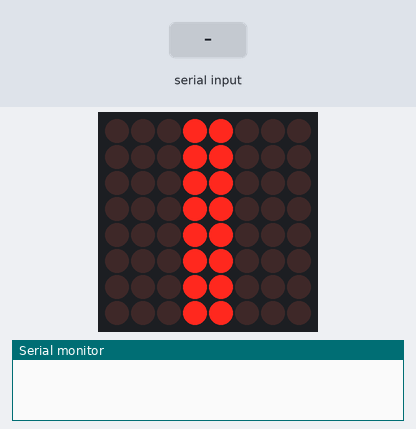
This sketch was run on a simulated Arduino Uno, built with avr-gcc and run on an emulated ATmega328P. Shown: 8×8 LED matrix, the last lines printed to the serial monitor. The inputs (shaded band) are chosen by the test bench.

Above: at 1.2 s.
1.3 s: "1" received over Serial
At 3.8 s:
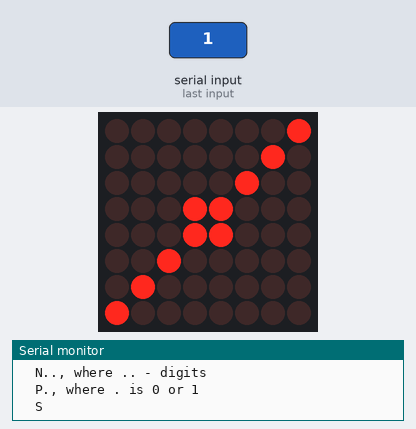
4.3 s: "0" received over Serial
At 5.4 s:
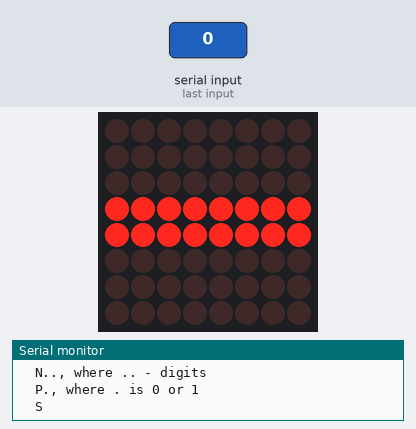
Timing chart, 0 to 7.3 s (numbered marks = the images above; inputs shaded):
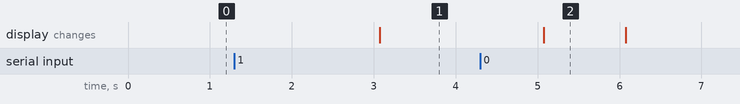

The sketch:

project.ino
```cpp
#include "LedControl.h"
#define REV 100
#define TIMES 10
#define FRAMES_NUMBER 4
#define VELOCITY_STEP 10

/*--- Zmienne odpowiedzialne za kontrolę obrotów i wyświetlania ---*/

/**
 * Piny: DIN,CLK,CS
 */
LedControl lc = LedControl(12,11,10,1);

/**
 * Początkowe opóźnienie pomiędzy klatkami
 */
unsigned short delayTime = 1000;

/**
 * Oznacza stan wiatraka. True gdy powinien się kręcić, false w
 * przeciwnym wypadku
 */
boolean running = true;

/**
 * Oznacza kierunek kręcenia
 */
boolean right = false;

/**
 * Aktualna prędkość w obrotach na dziesięć sekund
 */
unsigned short velocity = 0;

/**
 * Ilość obrotów ze stałą prędkością pozostałych do wykonania w
 * obecnym cyklu
 */
unsigned short rounds = TIMES;

/**
 * Ilość obrotów ze stałą prędkością, która ma zostać wykonana w
 * każdym cyklu
 */
unsigned short roundsInput = TIMES;

/**
 * Prędkość w obrotach na dziesięć sekund, którą wiatrak powinien
 * aktualnie osiągnąć
 */
unsigned short velocityChange = REV;

/**
 * Docelowa wartość prędkości obrotowej
 */
unsigned short velocityTarget = REV;

/**
 * Przechowuje ilość obrotów zadaną przez użytkownika komendą REV
 */
unsigned short velocityToFlush = REV;

/**
 * Przechowuje wartość prędkości zadaną przez użytkownika komendą N
 */
unsigned short roundsToFlush = TIMES;


/*-------- Zmienne odpowiedzialne za wyświetlane klatki ---------- */

byte a1[]=
{
    B00011000,
    B00011000,
    B00011000,
    B00011000,
    B00011000,
    B00011000,
    B00011000,
    B00011000
};

byte a2[]=
{
    B10000000,
    B01000000,
    B00100000,
    B00011000,
    B00011000,
    B00000100,
    B00000010,
    B00000001
};

byte a3[]=
{
    B00000000,
    B00000000,
    B00000000,
    B11111111,
    B11111111,
    B00000000,
    B00000000,
    B00000000
};

byte a4[]=
{
    B00000001,
    B00000010,
    B00000100,
    B00011000,
    B00011000,
    B00100000,
    B01000000,
    B10000000
};

byte* frames[]=
{
  a1,a3,a4,a4
};

/*----- Funkcje odpowiedzialne za interakcje z użytkownikiem -----*/

/**
 * Sprawdzenie czy napis w argumencie reprezentuje poprawnie
 * sformatowaną liczbę.
 */
boolean checkIfNumber(String lineToCheck) {
   for(byte i = 0; i < lineToCheck.length(); ++i)
     if(lineToCheck.charAt(i) < '0' || lineToCheck.charAt(i) > '9')
      return false;
   return true;
}

/**
 * Funkcja ma za zadanie sprawdzić poprawność podanego w
 * argumencie napisu. Jeżeli był on poprawny, wykonuje odpowiednią
 * akcję. Jeżeli jego początek był poprawny, informuje o niepoprawnej
 * części końcowej. W przypadku podania napisu z niepoprawnym
 * pierwszym znakiem, informuje o dozwolonych komendach.
*/
void parseInput(String input) {
  if(input[0]=='P') {
    if(input[1]=='1') {
      Serial.print("Starting spinning...\n");
      rounds = roundsInput;
      velocityChange=velocityTarget;
      running=true;
    }
    else if(input[1]=='0') {
      Serial.print("Stopping spinning...\n");
      velocityChange=0;
      running=false;
    }
    else {
      Serial.print("Wrong input, you can send P0 or P1\n");
    }
  }
  else if(input[0]=='R'&&input[1]=='E'&&input[2]=='V') {
    if(input.length() >= 6 && checkIfNumber(input.substring(3,6))) {
      velocityToFlush=input.substring(3).toInt();
      Serial.print("Input velocity ");
      Serial.println(input.substring(3,6));
    }
    else {
      Serial.println("Wrong input format, must be REV..., where ... are all digits");
    }
  }
  else if(input[0]=='N') {
    if(input.length() >= 3 && checkIfNumber(input.substring(1,4))) {
      roundsToFlush=input.substring(1).toInt();
      Serial.print("Input rounds ");
      Serial.println(input.substring(1,4));
    }
    else {
      Serial.println("Wrong input format, must be N.., where .. are all digits");
    }
  }
  else if(input.length() >= 1 && input[0]=='S') {
    if(velocityToFlush > 990)
      velocityToFlush = 990;
    velocityTarget=velocityToFlush;
    roundsInput=roundsToFlush;
    rounds=0;
    velocityChange=0;
    Serial.print("Applying new settings \n");
    //setup();
  }
  else {
    Serial.print("Incorrect command:");
    Serial.println(  roundsToFlush);
    Serial.println("  Correct commands are:");
    Serial.println("  REV..., where ... - digits");
    Serial.println("  N.., where .. - digits");
    Serial.println("  P., where . is 0 or 1");
    Serial.println("  S");
  }
}

/*--- Główna funkcja programu oraz funkcje odpowiadające za animację ---*/

/**
 * Wyświetla wiersz po wierszu wartości zapamiętane w tablicy
 * zmiennych byte podanej w argumencie.
 */
void setDisplay(byte img[]) {
  for(int i = 0; i < 8; i++) {
    lc.setRow(0,i,img[i]);
  }
}

/**
 * Funkcja odpowiada za wyświetlenie klatki animacji, której numer
 * został podany w argumencie, wraz z wykonaniem aktualnie
 * ustalonego opóźnienia.
 */
void dispFrame(short i) {
  setDisplay(frames[i]);
  delay(delayTime);
}

/**
 * Odpowiada za zmianę wartości opóźnienia na podstawie aktualnej
 * wartości prędkości. W celu podtrzymania płynności animacji, przy
 * zbyt niskiej wartości prędkości ustalane jest opóźnienie 3000.
 */
void changeDelay() {
  if(velocity!=0) {
    unsigned short newDelay;
    newDelay=(unsigned short)(10000)/(velocity);
    if(newDelay > 3000) {
      delayTime = 3000;
    }
    else {
      delayTime=newDelay;
    }
  }
}

/**
 * Funkcja przeprowadza jedną animację pełnego obrotu wyświetlając
 * wszystkie klatki animacji w kolejności zależnej od zmiennej right,
 * która określa kierunek obrotu.
 */
void dispRound() {

  if(right) {
    for(short i = 0; i < FRAMES_NUMBER; i++)
      dispFrame(i);
  }
  else {
    for(short i = FRAMES_NUMBER-1; i >= 0; i--)
      dispFrame(i);
  }
}

/**
 * Funkcja odpowiada za zmianę wartości prędkości w sytuacji,
 * gdy aktualna prędkość nie jest równa prędkości docelowej.
 * W zależności od tego czy animacja ma przyśpieszyć czy
 * zwolnić, odpowiednia stała wartość jest dodawana lub
 * odejmowana od aktualnej prędkości. W przypadku otrzymania
 * wartości ujemnej, jest ona korygowana do 0, natomiast
 * wartość większa od docelowej skutkuje ustaleniem prędkości
 * docelowej jako aktualna.
 */
void changeVelocity() {
  if(velocity>velocityChange) {
    velocity=velocity-VELOCITY_STEP;
    if(velocity < 0)
      velocity = 0;
  }
  else if(velocity<velocityChange) {
    velocity=velocity+VELOCITY_STEP;
    if(velocity > velocityChange)
      velocity = velocityChange;
  }
}

/**
 * Funkcja sprawdza ilość obrotów, które powinny zostać wykonane.
 * Po wykonaniu założonej ilości obrotów, ustala prędkość
 * docelową na 0, co oznacza rozpoczęcie zwalniania animacji.
 * W przypadku, gdy animacja się zatrzyma, ale użytkownik nie
 * zdecydował o jej zakończeniu, zmienia kierunek, ustala docelową
 * prędkość na przechowywaną w pamięci wartość maksymalną obrotów
 * oraz ustawia nową wartość obrotów do wykonania, jako wartość
 * ilości obrotów przechowywaną w pamięci.
 */
void changeDirection() {
  if(rounds == 0) {
    velocityChange=0;
    if(velocity == 0 && running) {
      velocityChange=velocityTarget;
      rounds=roundsInput;
      right=!right;
    }
  }
}

/**
 * Funkcja inicjująca odpowiada za ustalenie parametrów połączenia
 * serial, ustalanie jasności LED, a także przypisanie początkowych
 * wartości animacji.
 */
void setup()
{
  Serial.begin(9600);
  lc.shutdown(0,false);
  lc.setIntensity(0,2);
  lc.clearDisplay(0);

  right = false;
  rounds = roundsInput;
  velocityChange = velocityTarget;
  velocity = 0;
  delayTime=(unsigned short)(10000)/(velocityChange);
  if(delayTime > 3000)
    delayTime = 3000;
}

/**
 * Główna pętla programu.
 * Na początku sprawdza czy użytkownik nie przesłał danych przez
 * serial, jeżeli tak to sprawdza ich poprawność i wywołuje żądaną
 * akcję lub informuje o błędzie. Gdy prędkość wiatraczka nie jest
 * zerowa, przeprowadza animację pełnego obrotu, po czym uruchamia
 * funkcje odpowiedzialne za zmianę parametrów animacji.
 */
void loop()
{
  if (Serial.available() > 0) {
    String input=Serial.readString();
    parseInput(input);
  }

  if(velocity == 0) {
    setDisplay(frames[0]);
    delay(2000);
  }

  if(velocity != 0)
    dispRound();

  if(velocity==velocityChange)
    rounds--;

  changeVelocity();
  changeDelay();
  changeDirection();
}
```

Measured:
- what the display in image 2 shows lasts 1.0 s, from 5.1 s to 6.1 s
